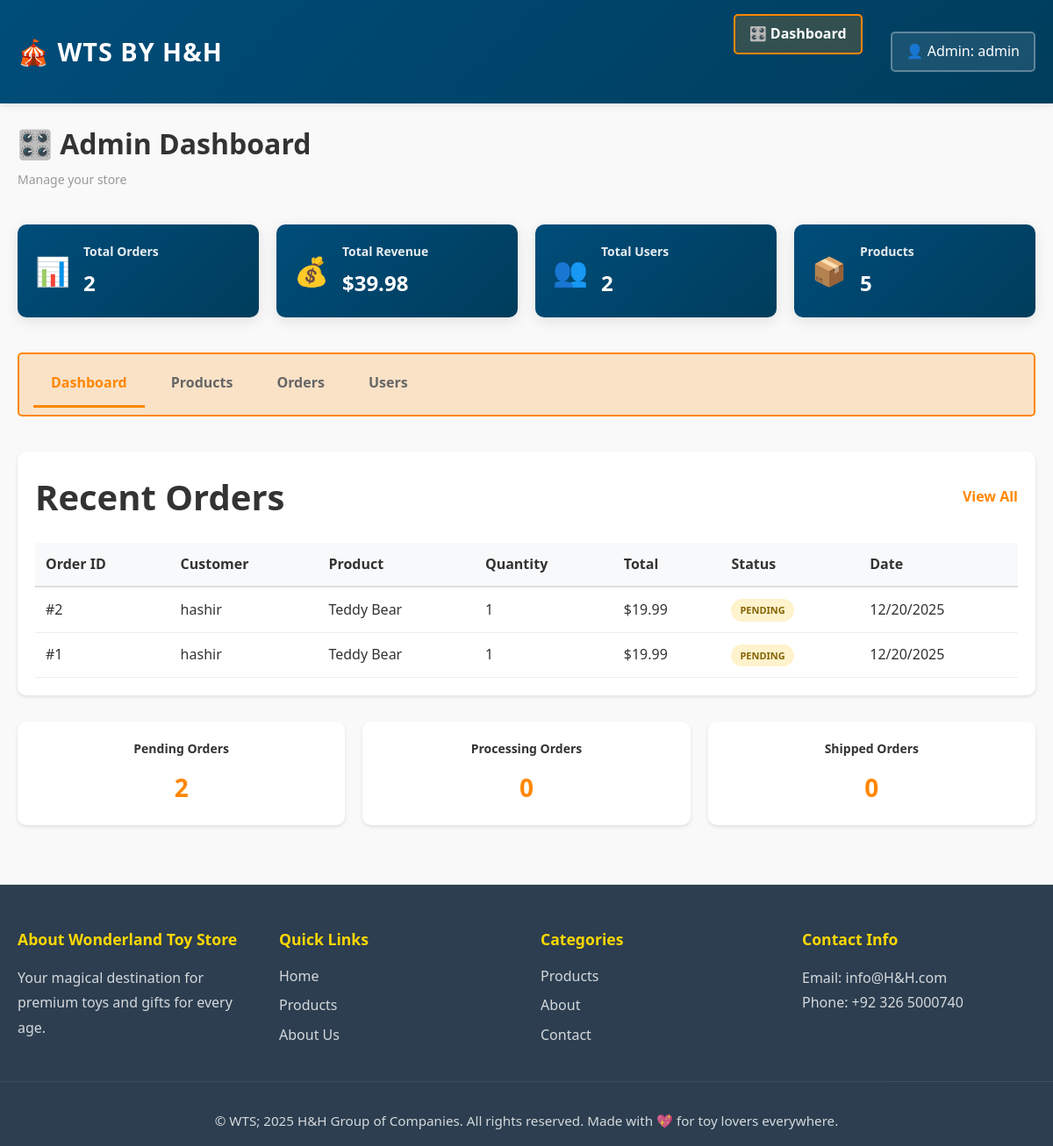
The app's page /admin (signed in), older data.
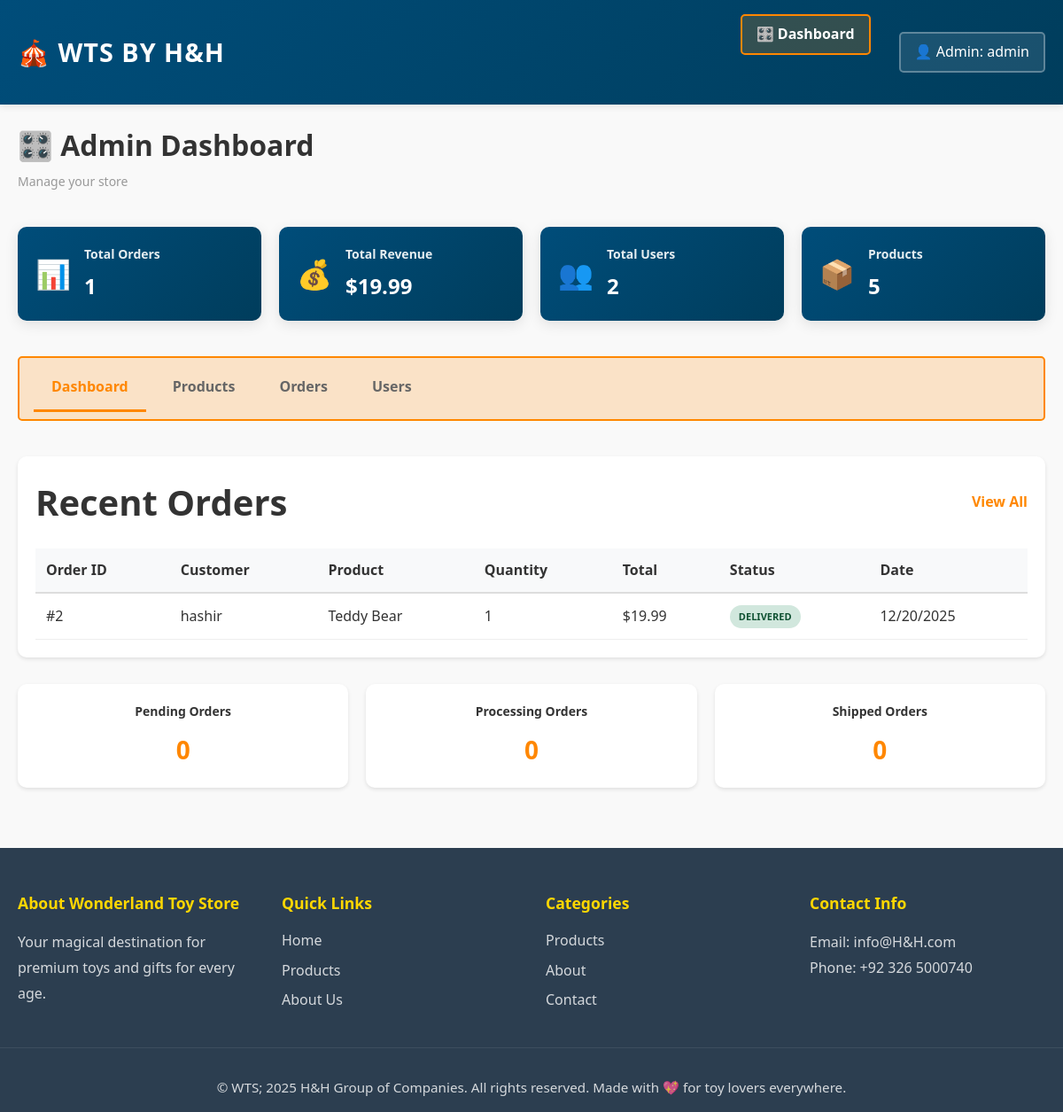
The same page, newer data.
### app/models.py (models this page shows, shortened)
class Order(db.Model):
    __tablename__ = 'orders'
    STATUS_PENDING = 'pending'
    STATUS_PROCESSING = 'processing'
    STATUS_SHIPPED = 'shipped'
    STATUS_DELIVERED = 'delivered'
    STATUS_CANCELLED = 'cancelled'
    PAYMENT_CARD = 'card'
    PAYMENT_CASH_ON_DELIVERY = 'cash_on_delivery'
    PAYMENT_PAYPAL = 'paypal'
    PAYMENT_PENDING = 'pending'
    PAYMENT_COMPLETED = 'completed'
    PAYMENT_FAILED = 'failed'
    id = db.Column(db.Integer, primary_key=True)
    user_id = db.Column(db.Integer, db.ForeignKey('users.id'), nullable=False)
    product_id = db.Column(db.Integer, db.ForeignKey('products.id'), nullable=False)
    quantity = db.Column(db.Integer, default=1, nullable=False)
    total_price = db.Column(db.Float, nullable=False)
    status = db.Column(db.String(20), default=STATUS_PENDING)
    full_name = db.Column(db.String(200), nullable=True)
    email = db.Column(db.String(120), nullable=True)
    phone = db.Column(db.String(20), nullable=True)
    shipping_address = db.Column(db.Text)
    city = db.Column(db.String(100), nullable=True)
    state = db.Column(db.String(100), nullable=True)
    postal_code = db.Column(db.String(20), nullable=True)
    payment_method = db.Column(db.String(50), default=PAYMENT_CASH_ON_DELIVERY)
    payment_status = db.Column(db.String(20), default=PAYMENT_PENDING)
    tracking_number = db.Column(db.String(100), nullable=True)
    created_at = db.Column(db.DateTime, default=datetime.utcnow)
    updated_at = db.Column(db.DateTime, default=datetime.utcnow, onupdate=datetime.utcnow)

class User(UserMixin, db.Model):
    __tablename__ = 'users'
    id = db.Column(db.Integer, primary_key=True)
    username = db.Column(db.String(80), unique=True, nullable=False)
    email = db.Column(db.String(120), unique=True, nullable=False)
    password_hash = db.Column(db.String(200), nullable=False)
    reset_token = db.Column(db.String(100), unique=True, nullable=True)
    reset_token_expires = db.Column(db.DateTime, nullable=True)
    is_admin = db.Column(db.Boolean, default=False)
    created_at = db.Column(db.DateTime, default=datetime.utcnow)
    cart = db.relationship('Cart', backref='user', lazy=True, uselist=False)
    orders = db.relationship('Order', backref='user', lazy=True)
    wishlist_items = db.relationship('Wishlist', backref='user', lazy=True, cascade='all, delete-orphan')

class Product(db.Model):
    __tablename__ = 'products'
    id = db.Column(db.Integer, primary_key=True)
    name = db.Column(db.String(120), nullable=False)
    price = db.Column(db.Float, nullable=False)
    description = db.Column(db.Text)
    stock = db.Column(db.Integer, default=0)
    category_id = db.Column(db.Integer, db.ForeignKey('categories.id'), nullable=True)
    image_filename = db.Column(db.String(255), nullable=True)
    created_at = db.Column(db.DateTime, default=datetime.utcnow)
    updated_at = db.Column(db.DateTime, default=datetime.utcnow, onupdate=datetime.utcnow)
    orders = db.relationship('Order', backref='product', lazy=True)
    cart_items = db.relationship('CartItem', backref='product', lazy=True)
    wishlist_items = db.relationship('Wishlist', backref='product', lazy=True, cascade='all, delete-orphan')

### app/routes.py (the view)
@main_bp.route('/admin')
@admin_required
def admin_dashboard():
    total_users = User.query.count()
    total_products = Product.query.count()
    total_orders = Order.query.count()
    total_revenue = db.session.query(db.func.sum(Order.total_price)).scalar() or 0
    recent_orders = Order.query.order_by(Order.created_at.desc()).limit(10).all()
    return render_template('admin/dashboard.html',
                         title='Admin Dashboard',
                         total_users=total_users,
                         total_products=total_products,
                         total_orders=total_orders,
                         total_revenue=total_revenue,
                         recent_orders=recent_orders)

### app/routes.py (called while the page is built)
def admin_required(f):
    @wraps(f)
    def decorated_function(*args, **kwargs):
        if not current_user.is_authenticated or not current_user.is_admin:
            flash('You do not have permission to access this page.', 'error')
            return redirect(url_for('main.index'))
        return f(*args, **kwargs)
    return decorated_function

### app/templates/admin/dashboard.html (shortened to what this page needs)
{% extends "base.html" %}
{% block content %}
<div class="admin-dashboard">
    <div class="admin-header">
        <h1>🎛️ Admin Dashboard</h1>
        <p class="admin-subtitle">Manage your store</p>
    </div>
    <div class="kpi-grid">
        <div class="kpi-card">
            <div class="kpi-icon">📊</div>
            <div class="kpi-content">
                <h3>Total Orders</h3>
                <p class="kpi-value">{{ total_orders }}</p>
            </div>
        </div>
        <div class="kpi-card">
            <div class="kpi-icon">💰</div>
            <div class="kpi-content">
                <h3>Total Revenue</h3>
                <p class="kpi-value">${{ "%.2f"|format(total_revenue) }}</p>
            </div>
        </div>
        <div class="kpi-card">
            <div class="kpi-icon">👥</div>
            <div class="kpi-content">
                <h3>Total Users</h3>
                <p class="kpi-value">{{ total_users }}</p>
            </div>
        </div>
        <div class="kpi-card">
            <div class="kpi-icon">📦</div>
            <div class="kpi-content">
                <h3>Products</h3>
                <p class="kpi-value">{{ total_products }}</p>
            </div>
        </div>
    </div>
    <div class="admin-nav">
        <a href="{{ url_for('main.admin_dashboard') }}" class="nav-btn active">Dashboard</a>
        <a href="{{ url_for('main.admin_products') }}" class="nav-btn">Products</a>
        <a href="{{ url_for('main.admin_orders') }}" class="nav-btn">Orders</a>
        <a href="{{ url_for('main.admin_users') }}" class="nav-btn">Users</a>
    </div>
    <div class="admin-section">
        <div class="section-header">
            <h2>Recent Orders</h2>
            <a href="{{ url_for('main.admin_orders') }}" class="link-view-all">View All</a>
        </div>
        {% if recent_orders %}
            <table class="admin-table">
                <thead>
                    <tr>
                        <th>Order ID</th>
                        <th>Customer</th>
                        <th>Product</th>
                        <th>Quantity</th>
                        <th>Total</th>
                        <th>Status</th>
                        <th>Date</th>
                    </tr>
                </thead>
                <tbody>
                    {% for order in recent_orders %}
                        <tr>
                            <td>#{{ order.id }}</td>
                            <td>{{ order.user.username }}</td>
                            <td>{{ order.product.name }}</td>
                            <td>{{ order.quantity }}</td>
                            <td>${{ "%.2f"|format(order.total_price) }}</td>
                            <td>
                                <span class="status-badge status-{{ order.status }}">{{ order.status.upper() }}</span>
                            </td>
                            <td>{{ order.created_at.strftime('%m/%d/%Y') }}</td>
                        </tr>
                    {% endfor %}
                </tbody>
            </table>
        {% else %}
            <p class="empty-message">No orders yet</p>
        {% endif %}
    </div>
    <div class="stats-section">
        <div class="stat-box">
            <h3>Pending Orders</h3>
            <p class="stat-number">{{ recent_orders|selectattr('status', 'equalto', 'pending')|list|length }}</p>
        </div>
        <div class="stat-box">
            <h3>Processing Orders</h3>
            <p class="stat-number">{{ recent_orders|selectattr('status', 'equalto', 'processing')|list|length }}</p>
        </div>
        <div class="stat-box">
            <h3>Shipped Orders</h3>
            <p class="stat-number">{{ recent_orders|selectattr('status', 'equalto', 'shipped')|list|length }}</p>
        </div>
    </div>
</div>
{% endblock %}

Row changes from the older to the newer data that the page shows:
removed Order: id "1", user.username "hashir", product.name "Teddy Bear", quantity "1", total_price "19.99", status "PENDING", created_at "12/20/2025"
changed Order "hashir": status "PENDING" → "DELIVERED"
Text that changed along with them:
{{ total_orders }}: "2" → "1"
{{ "%.2f"|format(total_revenue) }}: "39.98" → "19.99"
{{ recent_orders|selectattr('status', 'equalto', 'pending')|list|length }}: "2" → "0"
